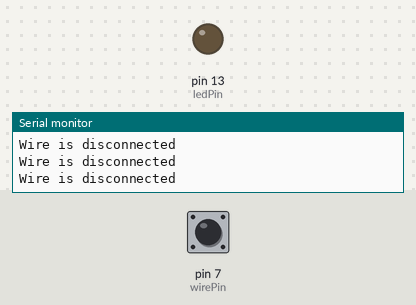
Bench run of a sketch on a simulated Arduino Uno, built with avr-gcc and run on an emulated ATmega328P. On the bench: output pins drawn as LEDs (lit = HIGH), the last lines printed to the serial monitor. Dashed ring = blinking. The test bench sets the inputs (shaded band); at power-on: pin 7 (wirePin) HIGH.

Above: at 1.2 s.
1.3 s: pin 7 (wirePin) pulled LOW for 0.15 s
At 2.1 s:
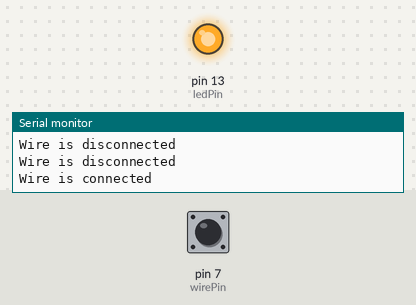
3.8 s: pin 7 (wirePin) pulled LOW for 1 s
At 5.7 s:
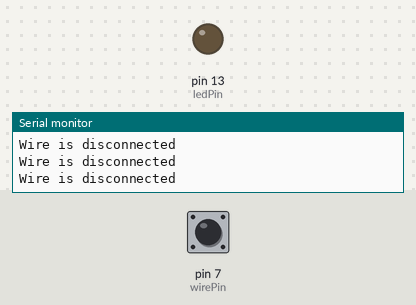
7.8 s: pin 7 (wirePin) pulsed LOW 5 times (0.12 s each, 0.3 s apart)
At 8.6 s:
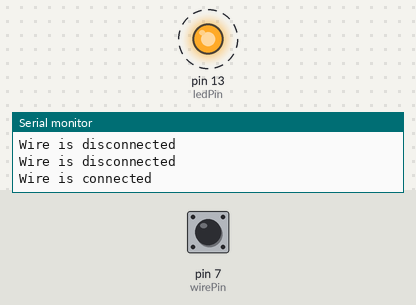
12.3 s: pin 7 (wirePin) pulsed LOW 2 times (0.12 s each, 0.3 s apart)
At 14.2 s:
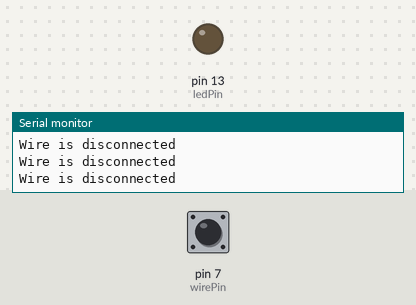
Timing chart, 0 to 15.7 s (numbered marks = the images above; inputs shaded):
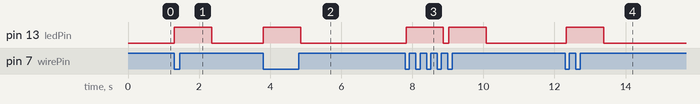

The sketch:

trigger.ino
```cpp
// Define the pin connected to the wire
const int wirePin = 7;
// Define the pin connected to the LED (optional)
const int ledPin = 13;

void setup() {
  // Initialize the serial communication
  Serial.begin(9600);

  // Set the wire pin as input with internal pull-up resistor
  pinMode(wirePin, INPUT_PULLUP);

  // Set the LED pin as output (optional)
  pinMode(ledPin, OUTPUT);
}

void loop() {
  // Read the state of the wire pin
  int wireState = digitalRead(wirePin);

  // Check if the wire is connected or disconnected
  if (wireState == LOW) {
    // Wire is connected (pulls pin to GND)
    Serial.println("Wire is connected");
    // Turn on the LED (optional)
    digitalWrite(ledPin, HIGH);
    delay(1000);
  } else {
    // Wire is disconnected (pin is HIGH due to pull-up resistor)
    Serial.println("Wire is disconnected");
    // Turn off the LED (optional)
    digitalWrite(ledPin, LOW);
  }

  // Wait for a short period before checking again
  delay(50);
}
```

Measured:
- after the input at 1.3 s, pin 13 (ledPin): LOW → HIGH at once, → LOW 1.1 s later
- after the input at 3.8 s, pin 13 (ledPin): LOW → HIGH at once, → LOW 1.1 s later
- after the input at 7.8 s, pin 13 (ledPin): alternates HIGH for 1.1 s and LOW for 0.15 s, 4 changes in all, then stays LOW, starting at once
- after the input at 12.3 s, pin 13 (ledPin): LOW → HIGH at once, → LOW 1.1 s later
